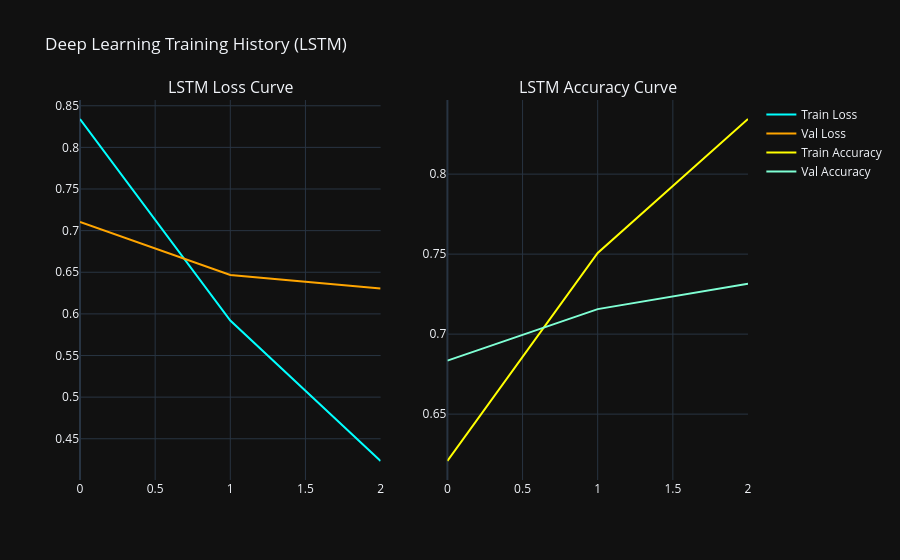

The cell this chart's notebook holds for it:
### Code cell
# 7. Training curves
fig = make_subplots(rows=1, cols=2, subplot_titles=("LSTM Loss Curve", "LSTM Accuracy Curve"))

fig.add_trace(go.Scatter(y=history.history['loss'], mode='lines', name='Train Loss', line=dict(color='cyan')), row=1, col=1)
fig.add_trace(go.Scatter(y=history.history['val_loss'], mode='lines', name='Val Loss', line=dict(color='orange')), row=1, col=1)

fig.add_trace(go.Scatter(y=history.history['accuracy'], mode='lines', name='Train Accuracy', line=dict(color='yellow')), row=1, col=2)
fig.add_trace(go.Scatter(y=history.history['val_accuracy'], mode='lines', name='Val Accuracy', line=dict(color='aquamarine')), row=1, col=2)

fig.update_layout(title_text='Deep Learning Training History (LSTM)', template='plotly_dark')
fig.show()

### Figure 1 — Plotly figure (JSON) as saved in the notebook; plotly's stock layout.template omitted (floating-point values rounded to 4 significant figures)
{"data": [{"line": {"color": "cyan"}, "mode": "lines", "name": "Train Loss", "type": "scatter", "xaxis": "x", "y": [0.8341, 0.592, 0.4233], "yaxis": "y"}, {"line": {"color": "orange"}, "mode": "lines", "name": "Val Loss", "type": "scatter", "xaxis": "x", "y": [0.7105, 0.6467, 0.6304], "yaxis": "y"}, {"line": {"color": "yellow"}, "mode": "lines", "name": "Train Accuracy", "type": "scatter", "xaxis": "x2", "y": [0.6207, 0.7507, 0.8345], "yaxis": "y2"}, {"line": {"color": "aquamarine"}, "mode": "lines", "name": "Val Accuracy", "type": "scatter", "xaxis": "x2", "y": [0.6834, 0.7156, 0.7316], "yaxis": "y2"}], "layout": {"annotations": [{"font": {"size": 16}, "showarrow": false, "text": "LSTM Loss Curve", "x": 0.225, "xanchor": "center", "xref": "paper", "y": 1, "yanchor": "bottom", "yref": "paper"}, {"font": {"size": 16}, "showarrow": false, "text": "LSTM Accuracy Curve", "x": 0.775, "xanchor": "center", "xref": "paper", "y": 1, "yanchor": "bottom", "yref": "paper"}], "title": {"text": "Deep Learning Training History (LSTM)"}, "xaxis": {"anchor": "y", "domain": [0, 0.45]}, "xaxis2": {"anchor": "y2", "domain": [0.55, 1]}, "yaxis": {"anchor": "x", "domain": [0, 1]}, "yaxis2": {"anchor": "x2", "domain": [0, 1]}}}
